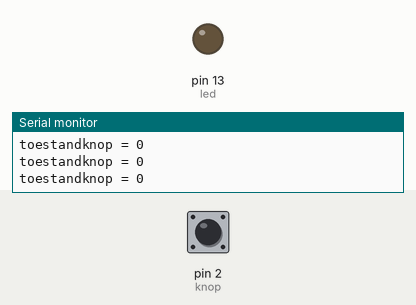
This sketch was run on a simulated Arduino Uno, built with avr-gcc and run on an emulated ATmega328P. On the bench: output pins drawn as LEDs (lit = HIGH), the last lines printed to the serial monitor. The test bench sets the inputs (shaded band); at power-on: pin 2 (knop) LOW.

Above: at 1.2 s.
1.3 s: pin 2 (knop) pulled HIGH for 0.15 s
At 1.41 s:
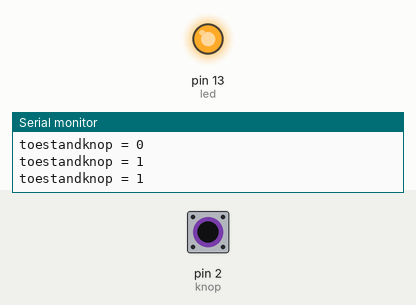
2.9 s: pin 2 (knop) pulled HIGH for 3.2 s
At 7.1 s:
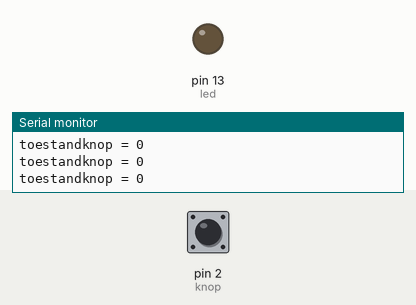
Timing chart, 0 to 8.6 s (numbered marks = the images above; inputs shaded):
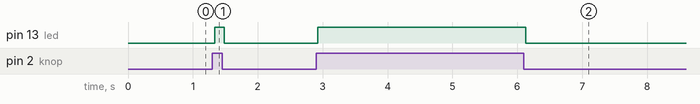

The sketch:

_3_Knop.ino
```cpp
/*
  Knop
  Als de knop (verbonden met pin2) ingedrukt wordt gaat de led
  (verbonden met pin 13)aan.

*/
int knop = 2;       // knop aan pin 2
int led =  13;       // led aan pin 13
int toestandknop = 0;   // variabele voor het lezen van de knop

void setup() {
  pinMode(led, OUTPUT);     //ledpin is output
  pinMode(knop, INPUT);     //knop is input
  Serial.begin(9600);       //commando voor de communicatie met de laptop
}

void loop() {
  toestandknop = digitalRead(knop);   //toestandknop is de waarde van knop
  Serial.print("toestandknop = ");    // schrijf "toestandknop = " naar de monitor
  Serial.println(toestandknop);       // schrijf de waarde van de variabele toestandknop naar de monitor

  if (toestandknop == HIGH) {         //controleer of de knop ingedrukt is
    digitalWrite(led, HIGH);          //indien ingedrukt: led aan
  }
  else {
    digitalWrite(led, LOW);           //anders: led uit
  }
}
/*
  Extra Opdracht:
  Verander de sketch zo dat:
  De led na één keer indrukken 5 seconden lang gaat branden.

*/
```

Measured:
- after the input at 1.3 s, pin 13 (led): LOW → HIGH at once, → LOW 0.15 s later
- after the input at 2.9 s, pin 13 (led): LOW → HIGH at once, → LOW 3.2 s later
